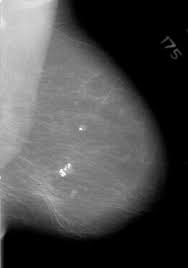
#> input picture mam1.jpg, 188 x 268 px
$ jupyter execute --allow-errors DA2.ipynb   (older library calls are emulated)
#> lines starting #> are read from the running program, lines starting #| are printed output that depends on the picture; after the words box and inside, x2 and y2 are one past the last pixel; in counts of white or black regions, pixels touching at a corner belong together
[cell 1]
import numpy as np
import matplotlib.pyplot as plt
import matplotlib.cm as cm
import scipy.misc
import scipy.ndimage.filters
import cv2

print("Hello World")

[cell 2]
from skimage.morphology import skeletonize
import matplotlib.pyplot as plt
from skimage.util import invert
import scipy.misc
# Invert the horse image
image = invert(scipy.misc.imread('mam1.jpg', flatten=True))
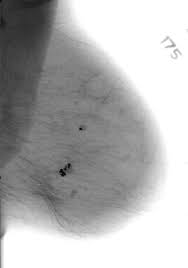
#> image: shape (268, 188) float32; min -254, max 1, mean -74.93; drawn with min black and max white

# perform skeletonization
skeleton = skeletonize(image)
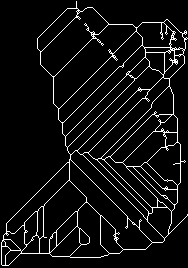
#> skeleton: shape (268, 188) bool; 6.3% white in thin lines or dots

[cell 3]
import cv2
import numpy as np

img = cv2.imread('h3.jpg',0)
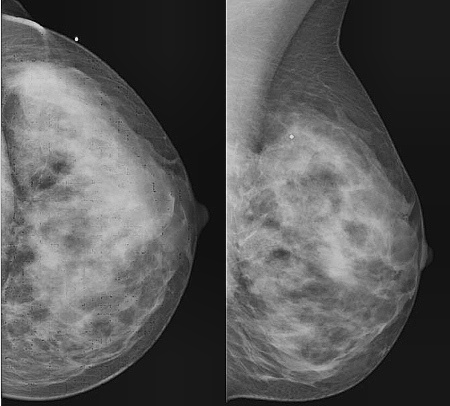
#> input picture h3.jpg, 450 x 406 px
#> img is the input picture: shape (406, 450); min 0, max 255, mean 88.5
size = np.size(img)
#> size = 182700
skel = np.zeros(img.shape,np.uint8)

ret,img = cv2.threshold(img,127,255,0)
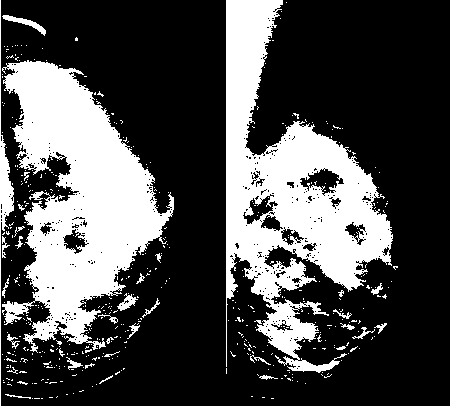
#> img: shape (406, 450); 29.9% white; 486 white regions (451 under 20 px), largest, box (x1, y1, x2, y2) and area: (226, 0, 393, 373) 25982, (2, 60, 174, 353) 24706, (0, 0, 14, 406) 1104
element = cv2.getStructuringElement(cv2.MORPH_CROSS,(3,3))
done = False

while( not done):
    eroded = cv2.erode(img,element)
    temp = cv2.dilate(eroded,element)
    temp = cv2.subtract(img,temp)
    skel = cv2.bitwise_or(skel,temp)
    img = eroded.copy()

    zeros = size - cv2.countNonZero(img)
    if zeros==size:
        done = True
#> this loop made 41 passes
#> zeros on passes 1 to 12: 137960, 143548, 147840, 151386, 154541, 157441, 160080, 162484, 164627, 166553, 168296, 169824
#> pass 1, `eroded = cv2.erode(img,element)`:
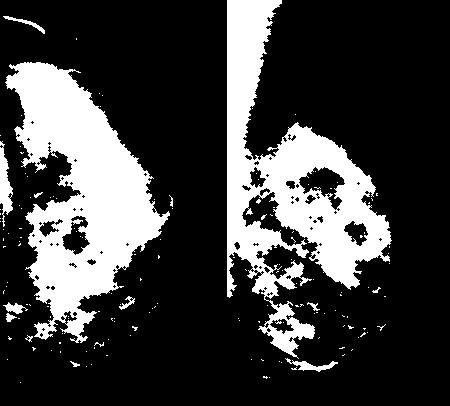
#> eroded: shape (406, 450); 24.5% white; 155 white regions (141 under 20 px), largest, box (x1, y1, x2, y2) and area: (5, 62, 170, 343) 21482, (227, 0, 392, 359) 21456, (0, 141, 13, 227) 587
#> pass 1, `temp = cv2.dilate(eroded,element)`:
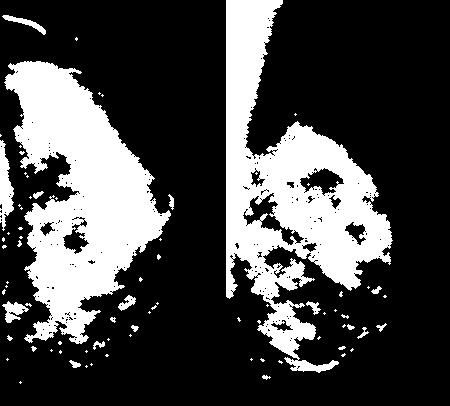
#> temp: shape (406, 450); 27.7% white; 79 white regions (58 under 20 px), largest, box (x1, y1, x2, y2) and area: (226, 0, 393, 373) 24884, (4, 61, 171, 344) 23347, (0, 140, 14, 231) 743
#> pass 1, `temp = cv2.subtract(img,temp)`:
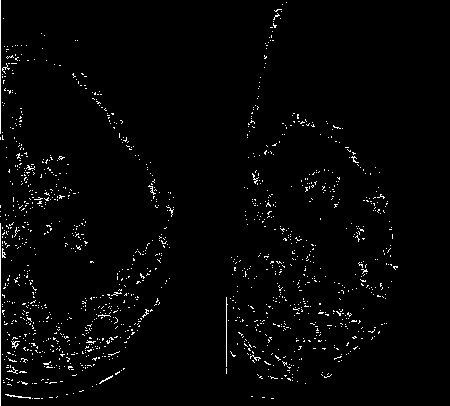
#> temp: shape (406, 450); 2.1% white in thin lines or dots, all inside (x1, y1, x2, y2) = (0, 0, 398, 406)
#> pass 2, `eroded = cv2.erode(img,element)`:
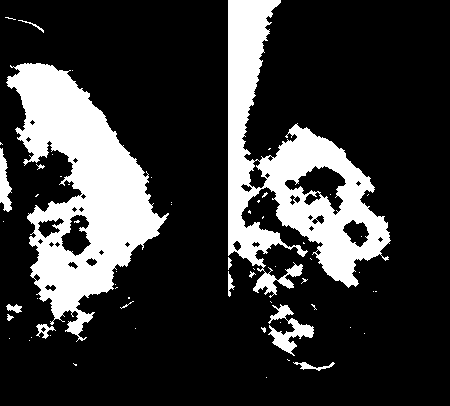
#> eroded: shape (406, 450); 21.4% white; 61 white regions (47 under 20 px), largest, box (x1, y1, x2, y2) and area: (6, 63, 169, 342) 19495, (228, 0, 391, 298) 17553, (268, 304, 314, 356) 869
#> after the loop: eroded: shape (406, 450); every value is 0
#> after the loop:
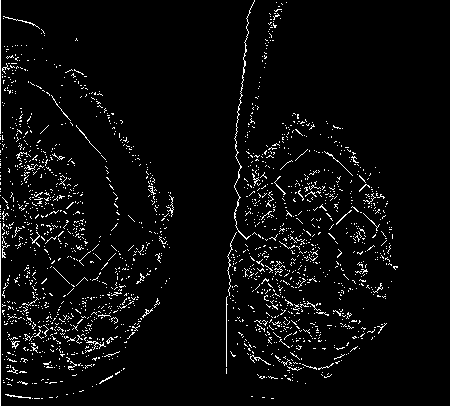
#> skel: shape (406, 450); 4.2% white in thin lines or dots, all inside (x1, y1, x2, y2) = (0, 0, 398, 406)

cv2.imshow("skel",skel)
cv2.waitKey(0)
cv2.destroyAllWindows()

[cell 4]
# import the necessary packages
import numpy as np
import argparse
import glob
import cv2

def auto_canny(image, sigma=0.33):
	# compute the median of the single channel pixel intensities
	v = np.median(image)

	# apply automatic Canny edge detection using the computed median
	lower = int(max(0, (1.0 - sigma) * v))
	upper = int(min(255, (1.0 + sigma) * v))
	edged = cv2.Canny(image, lower, upper)

	# return the edged image
	return edged

[cell 5]
# construct the argument parse and parse the arguments
#ap = argparse.ArgumentParser()
#ap.add_argument("-i", "--images", required=True,help="C:\Users\Dell\Desktop\Sems\SEM 5\Image Processing")
#args = vars(ap.parse_args())

# loop over the images
#for imagePath in glob.glob(args["images"] + "/*.jpg"):
	# load the image, convert it to grayscale, and blur it slightly
image = cv2.imread('km4.jpg')
#> (the rest of this cell did not finish here and is left out)

[cell 6]
import numpy as np
import cv2

img = cv2.imread('h3.jpg')
Z = img.reshape((-1,3))

# convert to np.float32
Z = np.float32(Z)

# define criteria, number of clusters(K) and apply kmeans()
criteria = (cv2.TERM_CRITERIA_EPS + cv2.TERM_CRITERIA_MAX_ITER, 100, 1.0)
K = 5
ret,label,center=cv2.kmeans(Z,K,None,criteria,20,cv2.KMEANS_RANDOM_CENTERS)
#> ret = 45589540.7; center = [[22.32, 22.32, 22.32], [139.7, 139.7, 139.7], [171.7, 171.7, 171.7], [106.9, 106.9, 106.9], [71.76, 71.76, 71.76]]

# Now convert back into uint8, and make original image
center = np.uint8(center)
#> center = [[22, 22, 22], [139, 139, 139], [171, 171, 171], [106, 106, 106], [71, 71, 71]]
res = center[label.flatten()]
res2 = res.reshape((img.shape))

cv2.imshow('res2',res2)
cv2.waitKey(0)
cv2.destroyAllWindows()
cv2.imwrite('km3.jpg',res2)
#> Out = True
